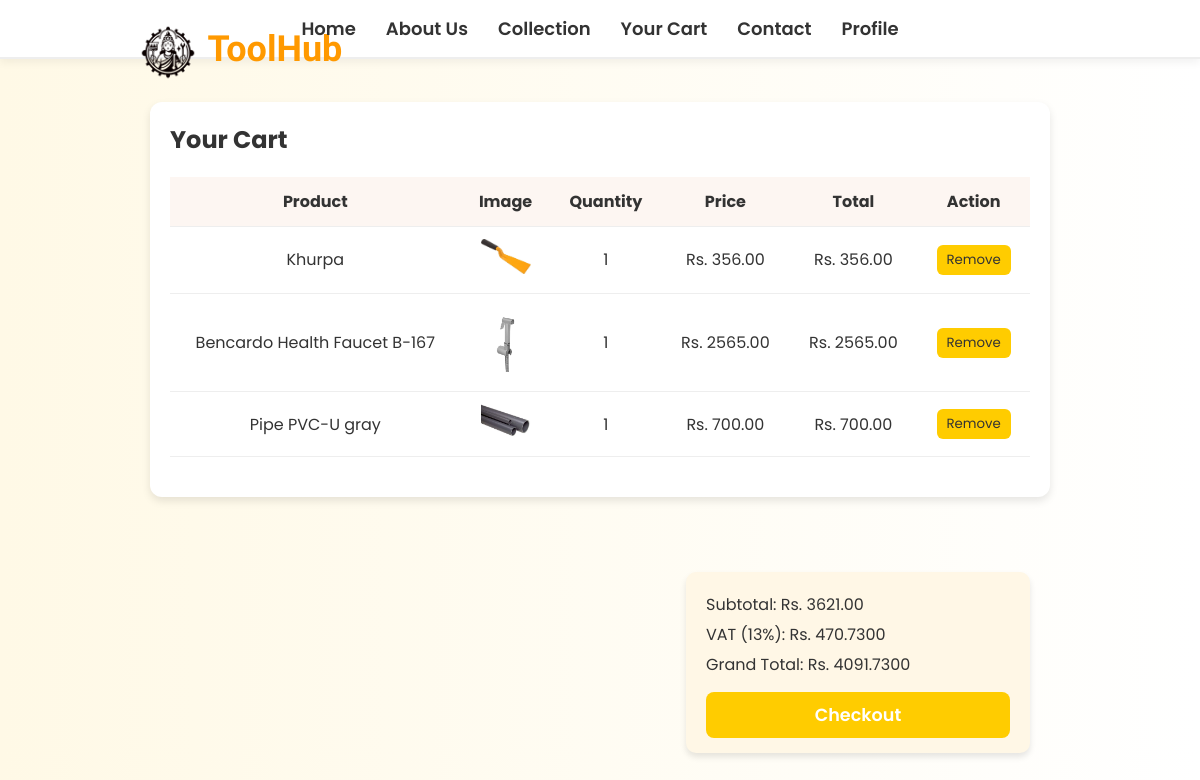
The page /cart/ (signed in) on the database as committed earlier.
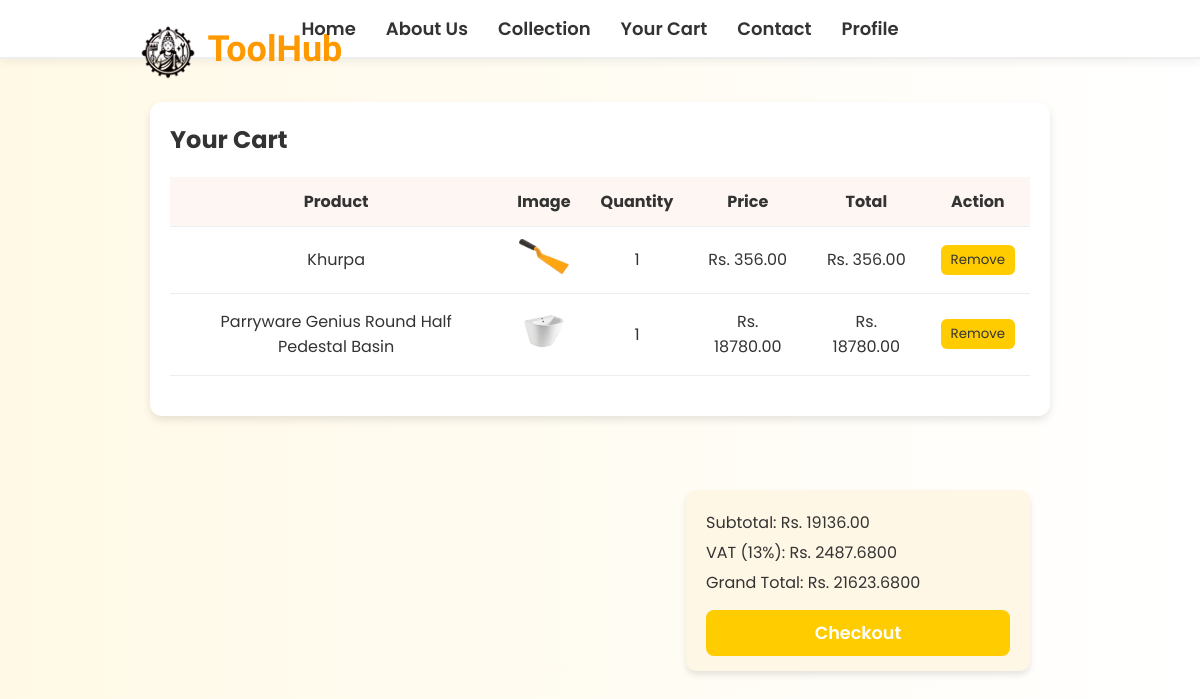
The same page on the database as committed later.
### hardware/models.py (models this page shows, shortened)
class cartOrderItem(models.Model):
    user = models.ForeignKey(User, on_delete=models.CASCADE, null = True)
    order = models.ForeignKey(cartOrder, on_delete=models.CASCADE , null = True)
    invoice_no = models.CharField(max_length=200)
    product_status = models.CharField(max_length=200,choices=STATUS_CHOICE,default="null")
    item = models.ForeignKey(Product, on_delete=models.CASCADE, null=True)
    image = models.ImageField(upload_to='cart_items/', null=True, blank=True)
    quantity = models.PositiveIntegerField(default=1)
    price = models.DecimalField(max_digits=10, decimal_places=2)
    total = models.DecimalField(max_digits=10, decimal_places=2, default=0.00)
    class Meta:
        verbose_name_plural = "Cart Order Items"

class Product(models.Model):
    pid = ShortUUIDField(primary_key=True,unique=True, length = 10, max_length=20, prefix="prod", alphabet="abcdefgh12345")
    user = models.ForeignKey(User, on_delete=models.SET_NULL, null=True, blank=True)
    category = models.ForeignKey(Category, on_delete=models.SET_NULL, null=True, blank=True)
    name = models.CharField(max_length=100)
    image = models.ImageField(upload_to="user_directory_path") # used to store product image
    description = models.TextField(max_length=500, null=True, blank=True)
    price = models.DecimalField(max_digits=10, decimal_places=2)
    old_price = models.DecimalField(max_digits=10, decimal_places=2, null=True,blank=True)
    label = models.CharField(choices=LABEL_CHOICES, max_length=10, blank=True)  # 'Hot', 'Sale', or empty
    specification = models.TextField(max_length=500, null=True, blank=True)
    product_status = models.CharField(choices = STATUS, max_length=20) # used to check if product is new, used or refurbished
    status = models.CharField(max_length=50, default='Active')  # or any default value you want
    in_stock = models.BooleanField(default=True) #used to check if product is in stock
    featured = models.BooleanField(default=False) #used to check if product is featured
    created_at = models.DateTimeField(auto_now_add=True) # used to check when product was created
    updated_at = models.DateTimeField(auto_now=True) # used to check when product was updated
    class Meta:
        verbose_name_plural = "Products"
    def __str__(self):
        return self.name

### hardware/views.py (the view)
def cart_view(request):
    cart_items = cartOrderItem.objects.filter(user=request.user, product_status='processing')
    subtotal = sum(item.total for item in cart_items)
    vat = subtotal * Decimal('0.13')   # Correct: Decimal * Decimal
    grand_total = subtotal + vat
    context = {
        'cart_items': cart_items,
        'subtotal': subtotal,
        'vat': vat,
        'grand_total': grand_total,
    }
    return render(request, 'hardware/cart.html', context )

### templates/hardware/cart.html (shortened to what this page needs)
<!DOCTYPE html>
<html lang="en">
   {% load static %}
  <head>
  </head>
  <body>
    <nav>
      <div class="nav-center">
        <a href="/first">Home</a>
        <a href="/aboutus">About Us</a>
        <a href="/collection">Collection</a>
        <a href="/cart">Your Cart</a>
        <a href="/contact">Contact</a>
        <a href="/profile">Profile</a>
      </div>
    </nav>
    <div class="logocontainer">
      <img src="{% static 'hardware/image/logo.png' %}" alt="logoshere" id="logo" />
      <h1 id="firstheader">ToolHub</h1>
    </div>
    <div class="cart-container">
      <h2>Your Cart</h2>
      {% if cart_items %}
        <table>
          <thead>
            <tr>
              <th>Product</th>
              <th>Image</th>
              <th>Quantity</th>
              <th>Price</th>
              <th>Total</th>
              <th>Action</th>
            </tr>
          </thead>
          <tbody>
            {% for item in cart_items %}
              <tr>
                <td>{{ item.item }}</td>
                <td>
                  <img src="{{ item.image.url }}" width="50" />
                </td>
                <td>{{ item.quantity }}</td>
                <td>Rs. {{ item.price }}</td>
                <td>Rs. {{ item.total }}</td>
                <td>
                  <form method="post" action="/remove_from_cart/{{ item.id }}/">
                    <button type="submit">Remove</button>
                  </form>
                </td>
              </tr>
            {% endfor %}
          </tbody>
        </table>
        <div class="summary-box">
          <p>Subtotal: Rs. {{ subtotal }}</p>
          <p>VAT (13%): Rs. {{ vat }}</p>
          <p>Grand Total: Rs. {{ grand_total }}</p>
          <form action="/checkout" method="get">
            <button type="submit" class="checkout-btn"><a href="/checkout/{{product.pid}}" class="checkoutname">Checkout</button>
          </form>
        </div>
      {% else %}
        <p>Your cart is empty.</p>
      {% endif %}
    </div>
  </body>
</html>

Rows that differ between the two databases and show on the page:
removed cartOrderItem: item "Bencardo Health Faucet B-167", image (picture), quantity "1", price "2565.00", total "2565.00"
removed cartOrderItem: item "Pipe PVC-U gray", image (picture), quantity "1", price "700.00", total "700.00"
added cartOrderItem: item "Parryware Genius Round Half Pedestal Basin", image (picture), quantity "1", price "18780.00", total "18780.00"
Other text that changed with them:
{{ subtotal }}: "3621.00" → "19136.00"
{{ vat }}: "470.7300" → "2487.6800"
{{ grand_total }}: "4091.7300" → "21623.6800"
